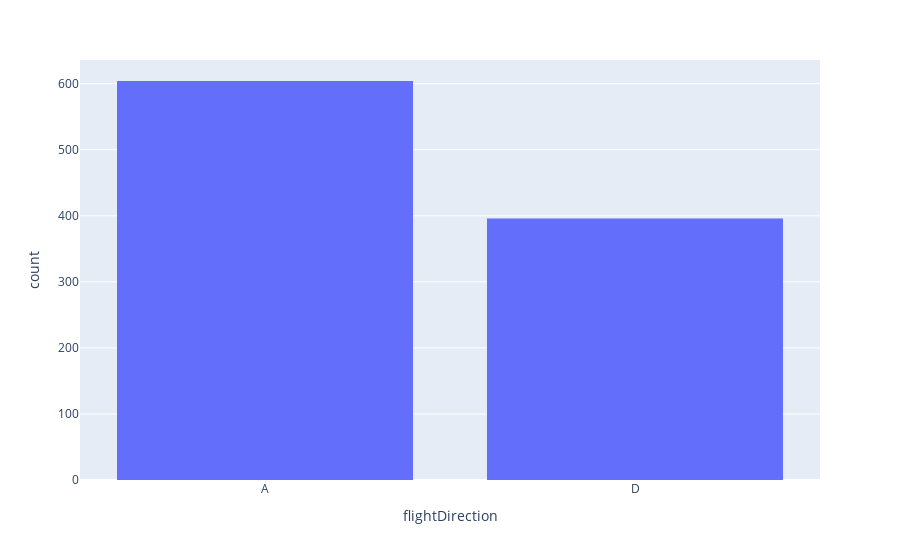

Here is the notebook cell this chart was saved with:
### Code cell
fig = px.histogram(df, x='flightDirection')
fig.show()

### Figure 1 — Plotly figure (JSON) as saved in the notebook; plotly's stock layout.template omitted (floating-point values rounded to 4 significant figures; data arrays with more than 128 entries replaced by an {"elided": "..."} marker saying what was removed)
{"data": [{"alignmentgroup": "True", "bingroup": "x", "hovertemplate": "flightDirection=%{x}<br>count=%{y}<extra></extra>", "legendgroup": "", "marker": {"color": "#636efa", "pattern": {"shape": ""}}, "name": "", "offsetgroup": "", "orientation": "v", "showlegend": false, "type": "histogram", "x": {"elided": "1000 str values"}, "xaxis": "x", "yaxis": "y"}], "layout": {"barmode": "relative", "legend": {"tracegroupgap": 0}, "margin": {"t": 60}, "xaxis": {"anchor": "y", "domain": [0, 1], "title": {"text": "flightDirection"}}, "yaxis": {"anchor": "x", "domain": [0, 1], "title": {"text": "count"}}}}
